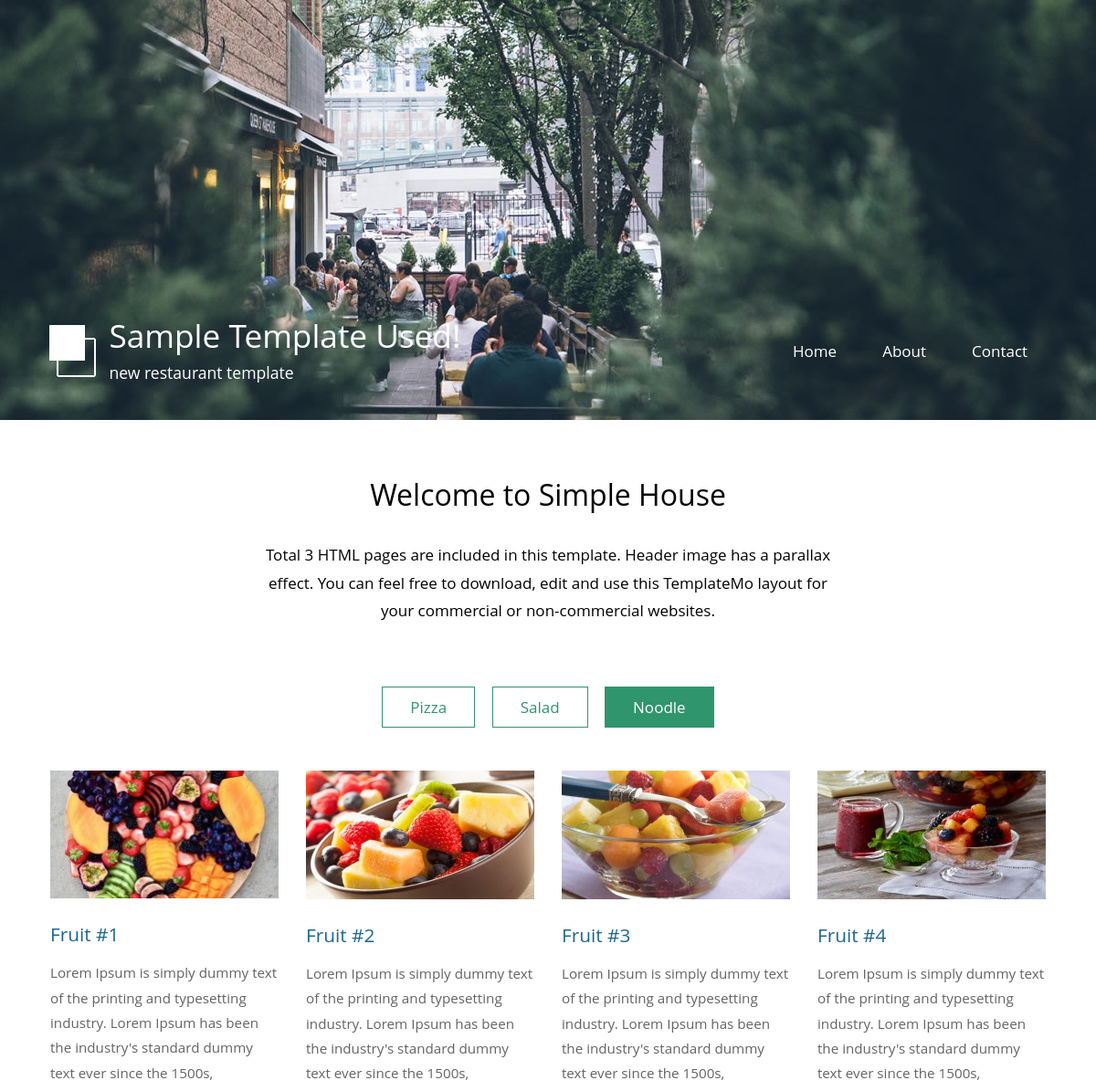
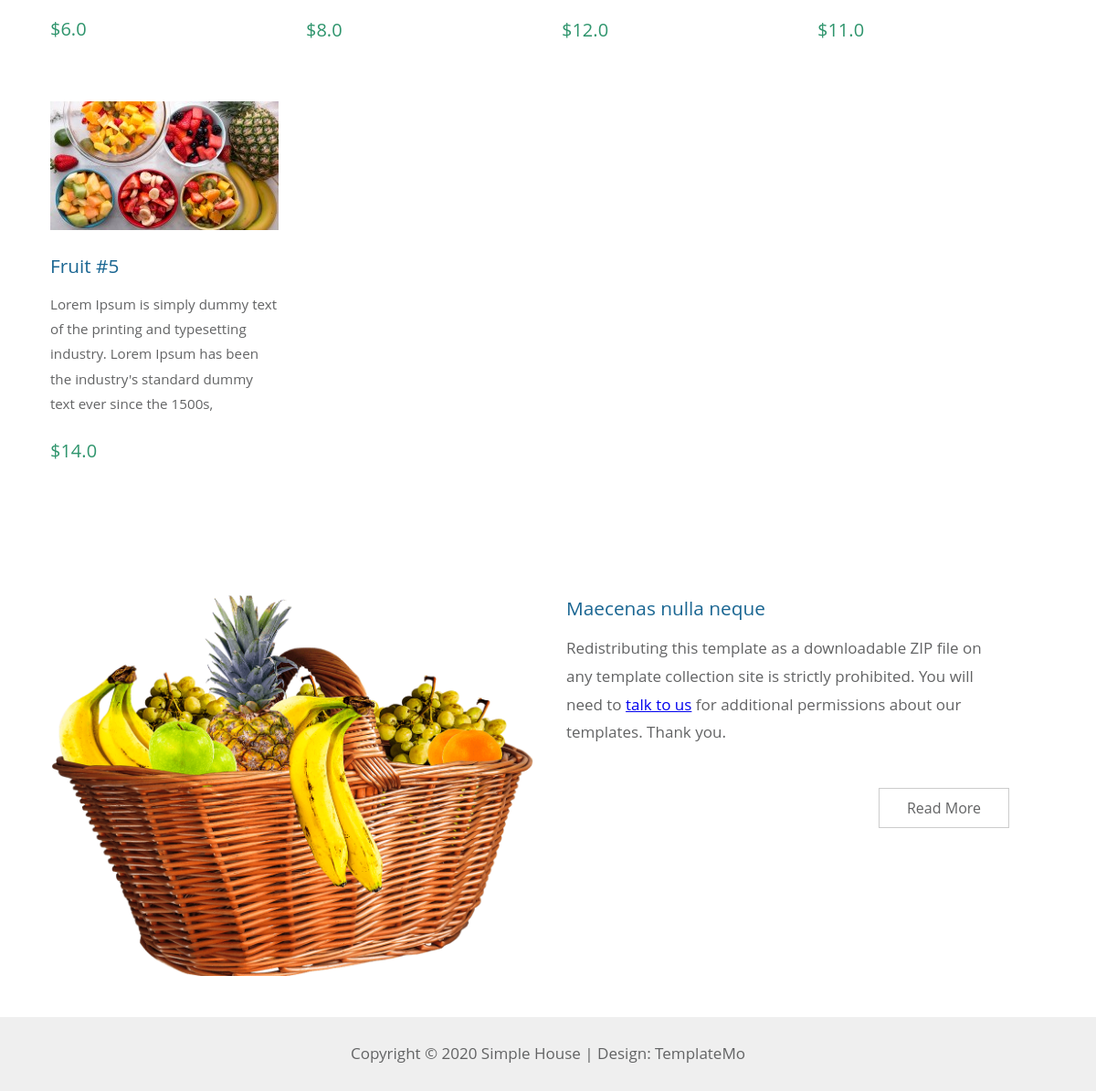
Screenshot of /noodle/ with the database file from the repository (2 pictures, top to bottom).
### store/models.py (models this page shows, shortened)
class Noodle(models.Model):
    objects = models.Manager()
    image = models.ImageField(blank=True, null=True)
    name = models.CharField(max_length=100, blank=True, null=True)
    description = models.CharField(max_length=300, blank=True, null=True)
    price = models.FloatField()
    @property
    def imageURL(self):
        try:
            url = self.image.url
        except:
            url = ''
        return url

### store/views.py (the view)
# urls.py: path('noodle/', views.noodle, name='noodle'),
def noodle(request):
    noodles = Noodle.objects.all()
    context = {'noodles': noodles}
    return render(request, 'store/noodle.html', context)

### store/templates/store/noodle.html (shortened to what this page needs)
{% extends 'store/background.html' %}
{% load static %}
{% block content %}
<header class="row tm-welcome-section">
    <h2 class="col-12 text-center tm-section-title">Welcome to Simple House</h2>
    <p class="col-12 text-center">Total 3 HTML pages are included in this template. Header image has a parallax
        effect. You can feel free to download, edit and use this TemplateMo layout for your commercial or
        non-commercial websites.</p>
</header>
<div class="paging-links">
        <nav>
            <ul>
                <li class="paging-item "><a href="{% url 'homepage' %}" class="paging-link">Pizza</a></li>
                <li class="paging-item "><a href="{% url 'salad' %}" class="paging-link">Salad</a></li>
                <li class="paging-item "><a href="{% url 'noodle' %}" class="paging-link  active">Noodle</a></li>
            </ul>
        </nav>
    </div>
<div class="row tm-gallery">
    <div id="tm-gallery-page-noodle" class="tm-gallery-page ">
        {% for a in noodles %}
        <article class="col-lg-3 col-md-4 col-sm-6 col-12 tm-gallery-item">
            <figure>
                <img src="{{a.imageURL}}" alt="Image" class="img-fluid tm-gallery-img"/>
                <figcaption>
                    <h4 class="tm-gallery-title">{{a.name}}</h4>
                    <p class="tm-gallery-description">{{a.description}}</p>
                    <p class="tm-gallery-price">${{a.price}}</p>
                </figcaption>
            </figure>
        </article>
        {% endfor %}
    </div>
</div>
<div class="tm-section tm-container-inner">
        <div class="row">
            <div class="col-md-6">
                <figure class="tm-description-figure">
                    <img src="{% static 'img/fruit1.png' %}" alt="Image" class="img-fluid"/>
                </figure>
            </div>
            <div class="col-md-6">
                <div class="tm-description-box">
                    <h4 class="tm-gallery-title">Maecenas nulla neque</h4>
                    <p class="tm-mb-45">Redistributing this template as a downloadable ZIP file on any template
                        collection site is strictly prohibited. You will need to <a rel="nofollow"
                                                                                    href="https://templatemo.com/contact">talk
                            to us</a> for additional permissions about our templates. Thank you.</p>
                    <a href="{% url 'about' %}" class="tm-btn tm-btn-default tm-right">Read More</a>
                </div>
            </div>
        </div>
    </div>
{% endblock content %}

### static/css/templatemo-style.css (style rules this page uses)
ul, nav, body, h1, h2, h4, h6, p, figure { margin: 0; padding: 0; }
a, button { transition: all 0.3s ease; }
html { box-sizing: border-box; -ms-overflow-style: scrollbar; }
*, *::before, *::after { box-sizing: inherit; }
.tm-container-inner, .tm-container-inner-2 { padding-left: 15px; padding-right: 15px; }
.row { display: -ms-flexbox; display: flex; -ms-flex-wrap: wrap; flex-wrap: wrap; margin-left: -15px; margin-right: -15px; }
.col-lg-3, .col-lg-4, .col-lg-6, .col-md-4, .col-md-6, .col-sm-6, .col-12 { position: relative; width: 100%; padding-right: 15px; padding-left: 15px; }
.col-12 { -ms-flex: 0 0 100%; flex: 0 0 100%; max-width: 100%; }
@media (min-width: 576px) { .col-sm-6 { -ms-flex: 0 0 50%; flex: 0 0 50%; max-width: 50%; } }
@media (min-width: 768px) { .col-md-4 { -ms-flex: 0 0 33.333333%; flex: 0 0 33.333333%; max-width: 33.333333%; } }
@media (min-width: 768px) { .col-md-6 { -ms-flex: 0 0 50%; flex: 0 0 50%; max-width: 50%; } }
@media (min-width: 992px) { .col-lg-3 { -ms-flex: 0 0 25%; flex: 0 0 25%; max-width: 25%; } }
.tm-btn { display: inline-block; font-size: 1rem; width: auto; padding: 10px 30px; text-decoration: none; cursor: pointer; border: 0; }
.tm-btn-default { border: 1px solid #ccc; background-color: transparent; color: #626364; }
.tm-mb-45 { margin-bottom: 45px; }
.text-center { text-align: center; color: #000; }
.img-fluid { max-width: 100%; height: auto; }
body { font-family: 'Open Sans', Arial, sans-serif; font-size: 17px; background-color: #ccc; overflow-x: hidden; }
p, address { color: #626364; line-height: 1.8; }
.tm-welcome-section { margin: 60px auto; max-width: 655px; }
.tm-section-title { font-size: 2rem; font-weight: 400; margin-bottom: 30px; }
.tm-gallery { margin-bottom: 80px; }
.tm-gallery-page { max-width: 280px; margin-left: auto; margin-right: auto; display: -ms-flexbox; display: flex; -ms-flex-wrap: wrap; flex-wrap: wrap; }
.tm-gallery-description { font-size: 0.95rem; }
.tm-section, .tm-container-inner, .tm-container-inner-2 { margin-left: auto; margin-right: auto; }
@media (min-width: 576px) { .tm-gallery-page { max-width: 560px; } }
@media (min-width: 768px) { .tm-gallery-page, .tm-section, .tm-container-inner, .tm-container-inner-2 { max-width: 840px; } }
@media (min-width: 992px) { .tm-gallery-page, .tm-section { max-width: 1120px; } }
@media (min-width: 992px) { .tm-container-inner { max-width: 1120px; } }
.tm-gallery-item { max-width: 280px; }
.tm-gallery-img { margin-bottom: 20px; }
.tm-gallery-title { font-size: 1.3rem; font-weight: 400; color: #1A6692; margin-bottom: 15px; }
.tm-gallery-description { margin-bottom: 20px; }
.tm-gallery-price { font-size: 1.25rem; color: #2F956D; margin-bottom: 60px; }
.paging-links { text-align: center; margin-bottom: 40px; }
.paging-item { list-style: none; display: inline-block; border: 1px solid #2F956D; margin: 7px; }
.paging-link { padding: 10px 30px; display: flex; align-items: center; justify-content: center; text-decoration: none; color: #2F956D; background-color: transparent; }
.paging-link.active, .paging-link:hover { background-color: #2F956D; color: white; }
.tm-description-figure { text-align: center; }
.tm-description-box { margin-left: auto; margin-right: auto; }
.tm-description-box { padding-left: 0; padding-right: 0; display: flex; flex-direction: column; margin-top: 30px; max-width: 530px; }
@media (min-width: 768px) { .tm-description-box { padding-left: 5px; padding-right: 40px; margin-top: 0; } }
.tm-right { align-self: flex-end; }

### store/templates/store/noodle.html (style rules this page uses)
.paging-links { text-align: center; margin-bottom: 40px; }
.paging-item { list-style: none; display: inline-block; border: 1px solid #2F956D; margin: 7px; }
.paging-link { padding: 10px 30px; display: flex; align-items: center; justify-content: center; text-decoration: none; color: #2F956D; background-color: transparent; }
.paging-link.active, .paging-link:hover { background-color: #2F956D; color: white; }

### rows the page displays
Noodle: imageURL (picture), name "Fruit #1", description "Lorem Ipsum is simply dummy text of the printing and typesetting industry. Lorem Ipsum has been the industry's standard dummy text ever since the 1500s,", price "6.0"
Noodle: imageURL (picture), name "Fruit #2", description "Lorem Ipsum is simply dummy text of the printing and typesetting industry. Lorem Ipsum has been the industry's standard dummy text ever since the 1500s,", price "8.0"
Noodle: imageURL (picture), name "Fruit #3", description "Lorem Ipsum is simply dummy text of the printing and typesetting industry. Lorem Ipsum has been the industry's standard dummy text ever since the 1500s,", price "12.0"
Noodle: imageURL (picture), name "Fruit #4", description "Lorem Ipsum is simply dummy text of the printing and typesetting industry. Lorem Ipsum has been the industry's standard dummy text ever since the 1500s,", price "11.0"
Noodle: imageURL (picture), name "Fruit #5", description "Lorem Ipsum is simply dummy text of the printing and typesetting industry. Lorem Ipsum has been the industry's standard dummy text ever since the 1500s,", price "14.0"
